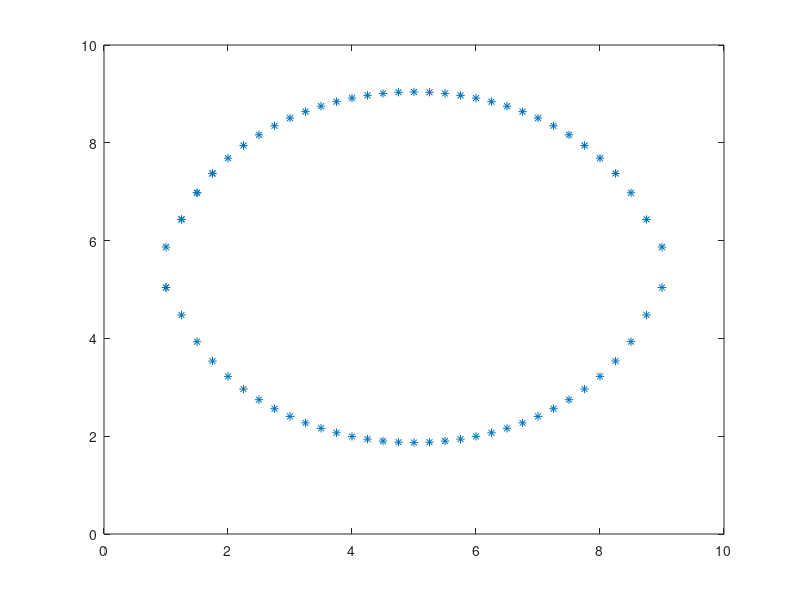

This chart was generated by the following MATLAB code: (Note: this script raises an error after producing the figure.)
% test B-spline

% create set of points (circle)
% center: (5,5), radius 4
a = 5;
b = 5;
r = 4;

x1  = a-r:0.25:a+r;
x2 = fliplr(x1);
y1 = sqrt(r^2 - (x1-a).^2) + b + 1*randn(1);
y2 = -sqrt(r^2 - (x2-a).^2) + b +1*randn(1);

% data vector
data = zeros(numel(x1)*2,2);
data(:,1) = [x1';x2'];
data(1:numel(y1),2) = y1;
data((numel(y1)+1):size(data,1),2) = y2;

% append a copy of the top 4 points at the bottom of the data list
top4 = data(1:4,:);
data = [data; top4];


x = data(:,1);
y = data(:,2);

figure;plot(data(:,1),data(:,2),'*')

% approximate by B-splines
t = linspace( 0, 1, (numel(x)+4) ); % define the parameter t
dt = t(2) - t(1);

% B-spline example 2
% Evaluate and plot a cubic B-spline parametric curve; relies
% on posted Bspline.m routine.

% Evenly spaced knots, with 4 more knots than control points
%t = [0 1 2 3 4 5 6 7 8 9 10 11 12 13];
%vx =    [5 8 9 7 5 2 1 2  5  8];
%vy =    [0 1 3 3 6 4 1 1  3  0];

% evaluate at a number of points for plotting
qx = Bspline(t, x, dt);
qy = Bspline(t, y, dt);

% plot(x, y, '--', qx, qy, '-');
% xlabel('t');
% ylabel('y');
% legend('control polygon', 'B-spline curve');
figure;plot(qx,qy)